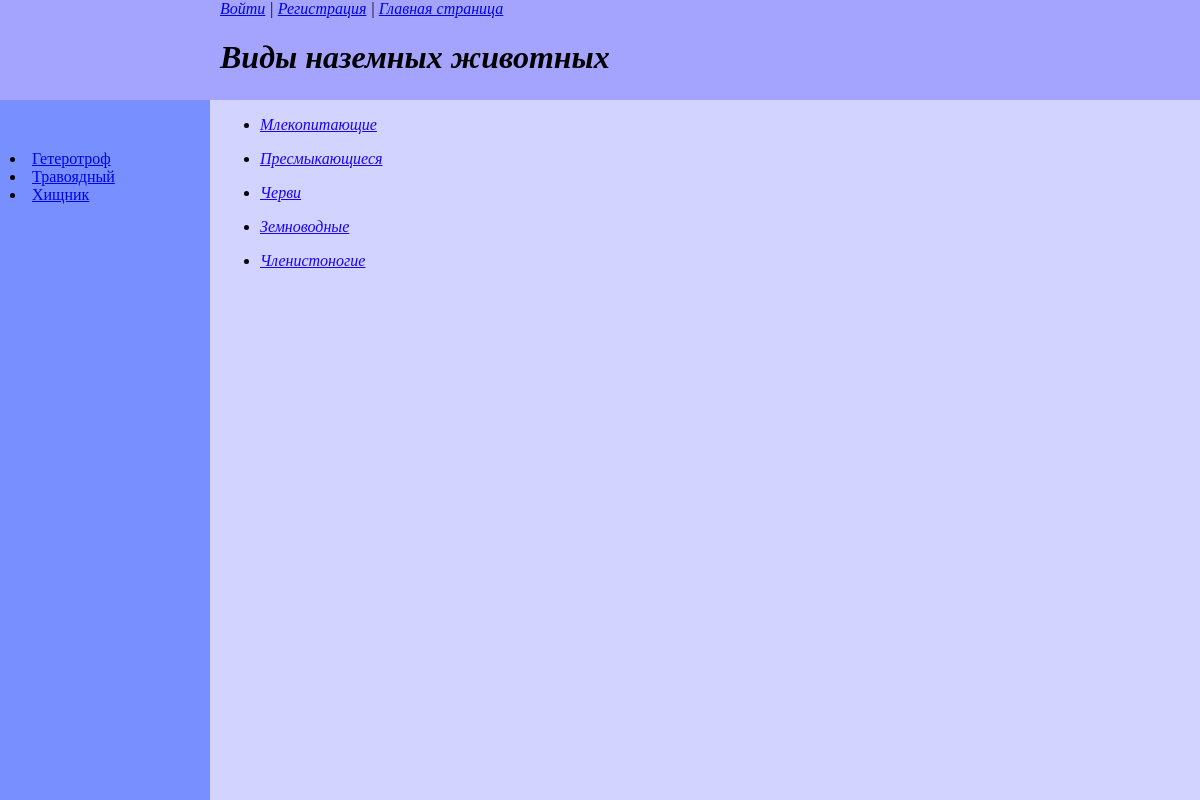
Screenshot of /earth/ with the database file from the repository.
### earth/models.py (models this page shows, shortened)
class Earth_Kinds(models.Model):
    name = models.CharField(max_length=50, db_index=True, verbose_name="Класс")
    slug = models.SlugField(max_length=100, unique=True, db_index=True)

class EarthTags(models.Model):
    tag = models.CharField(max_length=100, db_index=True, verbose_name="Теги")
    slug = models.SlugField(max_length=255, unique=True, db_index=True)
    def get_absolute_url(self):
        return reverse('tag', kwargs={'earth_tag_slug': self.slug})

### earth/views.py (the view)
class EarthHome(TemplateView):
    template_name = 'earth/earth.html'
    extra_context = {
        'title': 'Наземные обитатели',
        'header': 'Виды наземных животных',
        'data_inf': Earth_Kinds.objects.all()
    }

### earth/templatetags/earth_tags.py (called while the page is built)
@register.inclusion_tag('earth/earth_list_tags.html')
def show_earth_tags():
    return {"earth_tags" : EarthTags.objects.annotate(total=Count("tags")).filter(total__gt=0)}

### earth/templates/earth/earth.html (shortened to what this page needs)
{% extends 'base.html' %}
{% block load_tags %}
{% load earth_tags %}
{% show_earth_tags %}
{% endblock %}

### templates/base.html (shortened to what this page needs)
<!DOCTYPE html>
<html lang="en">
{% load static %}
<head>
</head>
<body>
<div class ="header">
    <nav class ="login">
    {% if request.user.is_authenticated %}
      {{user.username}} | <a href="{% url 'users:profile' %}">Личный кабинет</a> | <a href="{% url 'users:logout' %}">Выйти</a>
    {% else %}
        <a href="{% url 'users:login' %}">Войти</a> | <a href="{% url 'users:register' %}">Регистрация</a>
    {% endif %}
    | <a href="{% url 'home' %}">Главная страница</a>
    </nav>
    <h1>{{header}}</h1>
</div>
<div class = "content">
<ul>
        {% for items in data_inf %}
        <li>
               <p><a href="{{items.slug}}/">{{items.name}}</a></p>
        </li>
        {% endfor %}
</ul>
</div>
<div class="sidebar">
{% block load_tags %} {% endblock %}
</div>
</body>
</html>

### earth/templates/earth/earth_list_tags.html
{% for t in earth_tags %}
        <li><a href="{{t.get_absolute_url}}">{{t.tag}}</a></li>
{% endfor %}

### templates/base.html (style rules this page uses)
.header { padding-left: 220px; align-items: center; font-style:italic; background: #a4a4fe; position:absolute; left:0px; top:0px; bottom:0; right:0; height: 100px; }
.sidebar { position:absolute; padding-top: 50px; padding-left: 10px; background: #778fff; left:0px; top:100px; bottom:0px; width: 200px; }

### rows the page displays
Earth_Kinds: name "Млекопитающие"
Earth_Kinds: name "Пресмыкающиеся"
Earth_Kinds: name "Черви"
Earth_Kinds: name "Земноводные"
Earth_Kinds: name "Членистоногие"
EarthTags: tag "Гетеротроф"
EarthTags: tag "Травоядный"
EarthTags: tag "Хищник"

### other values shown
{{ header }} "Виды наземных животных"
